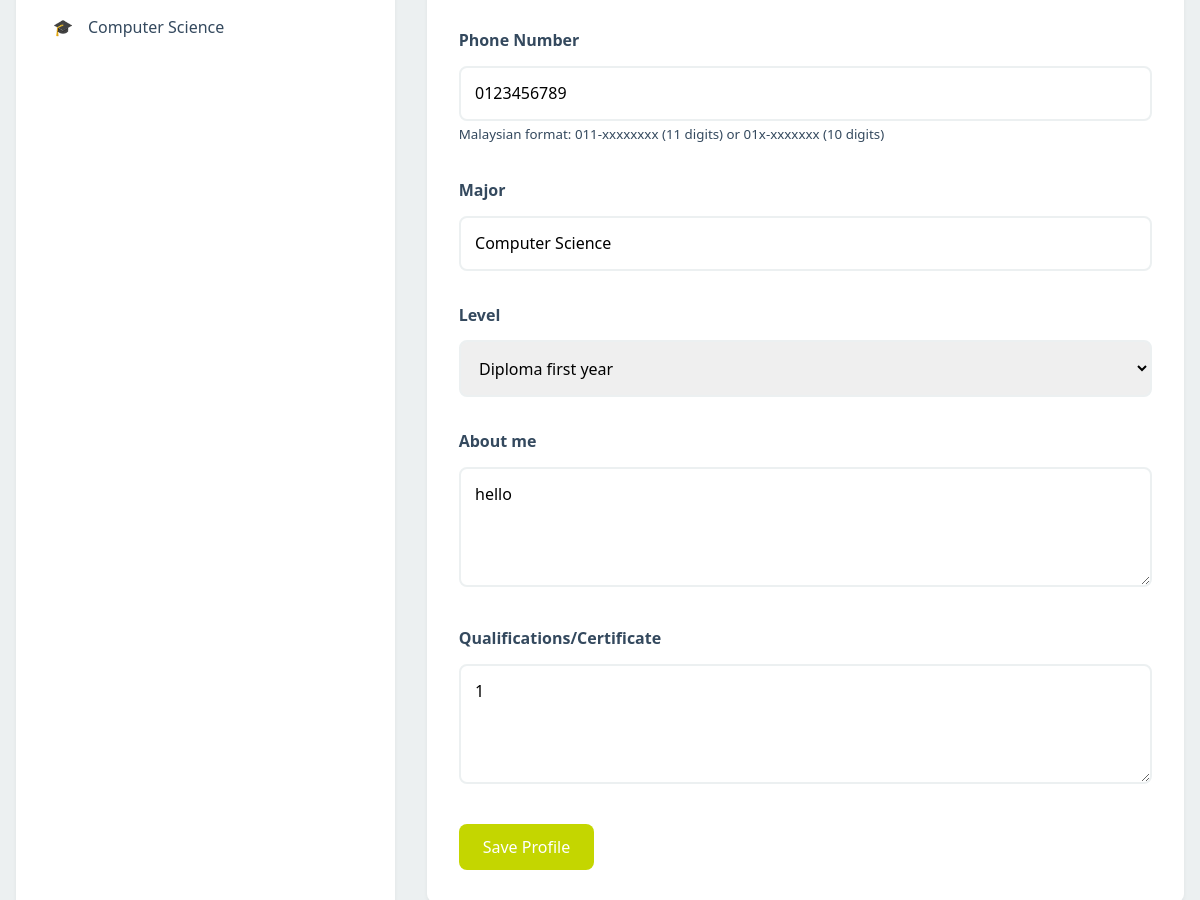
The app's page /tutor_profile.php (signed in, middle part), older data.
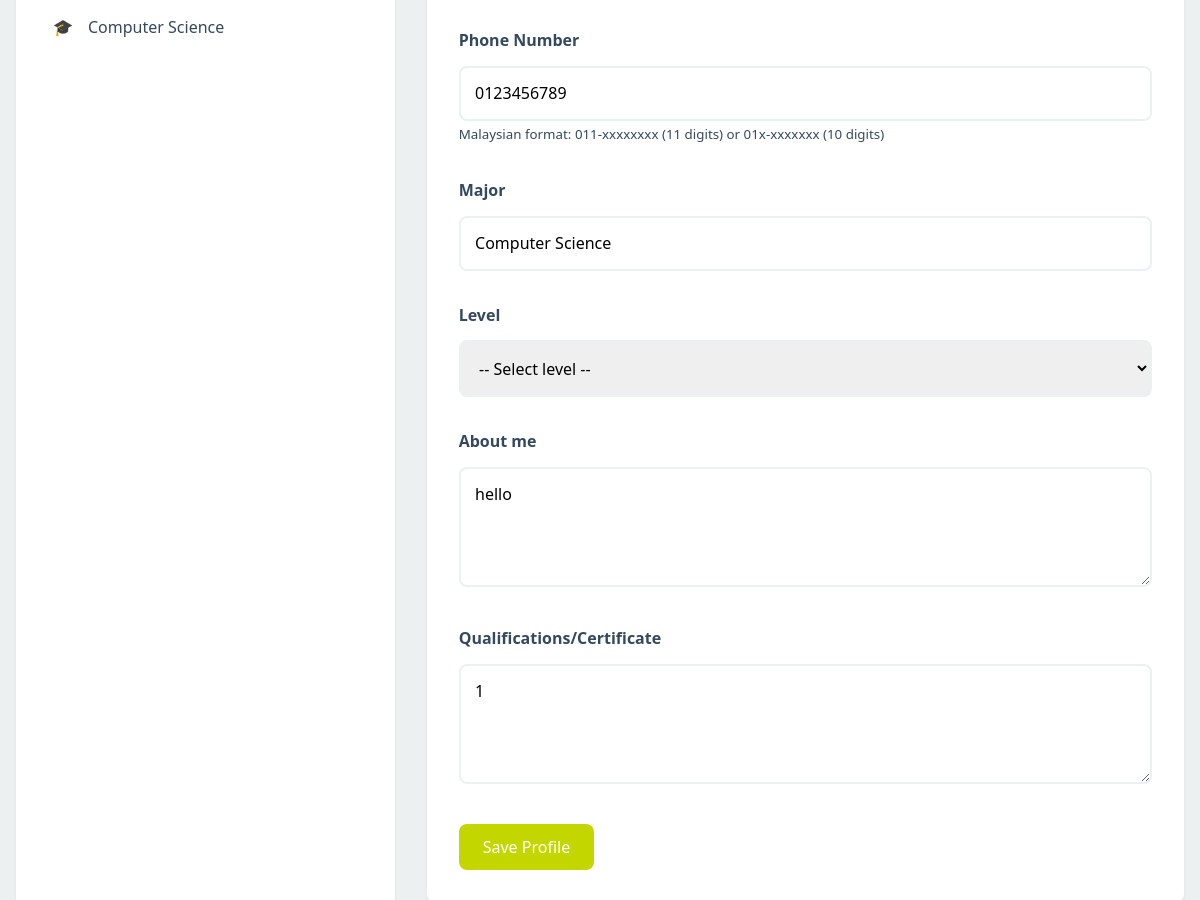
The same page, newer data.
### tables this page shows
CREATE TABLE `tutorprofile` (
  `user_id` int(11) NOT NULL,
  `major` varchar(100) DEFAULT NULL,
  `year` varchar(50) DEFAULT NULL,
  `bio` text DEFAULT NULL,
  `qualifications` text DEFAULT NULL,
  `is_verified` tinyint(1) DEFAULT 0,
  `rating` decimal(3,2) DEFAULT 0.00,
  `total_sessions` int(11) DEFAULT 0,
  `program` varchar(255) DEFAULT NULL,
  `status` varchar(50) DEFAULT NULL
);

### tutor_profile.php (the view, shortened to what this page needs)
<?php
require_once 'db_connection.php';
$user_id = $_SESSION['user_id'] ?? 0;
$user_query = "SELECT u.*, tp.major, tp.year, tp.bio, tp.qualifications, tp.is_verified, cf.file_path as cgpa_file
               FROM user u
               LEFT JOIN tutorprofile tp ON u.user_id = tp.user_id
               LEFT JOIN credential_file cf ON u.user_id = cf.user_id AND cf.file_type = 'cgpa'
               WHERE u.user_id = ?";
$stmt = $conn->prepare($user_query);
$stmt->bind_param("i", $user_id);
$stmt->execute();
$result = $stmt->get_result();
$user = $result->fetch_assoc();
$phone = $user['phone'] ?? '';
$major = $user['major'] ?? '';
$year = $user['year'] ?? '';
$bio = $user['bio'] ?? '';
$qualifications = $user['qualifications'] ?? '';
?>
<!DOCTYPE html>
<html lang="en">
<head>
    <link href="https://cdn.jsdelivr.net/npm/select2@4.1.0-rc.0/dist/css/select2.min.css" rel="stylesheet" />
</head>
<body>
    <?php include 'header/tut_head.php'; ?>
    <main>
        <div class="profile-container">
            <div class="profile-sidebar">
                <div class="profile-info">
                    <div class="info-item">
                        <div class="info-icon">🎓</div>
                        <div class="info-text"><?php echo $major ? htmlspecialchars($major) : 'Not Set'; ?></div>
                    </div>
                </div>
            </div>
            <div class="profile-content">
                <div class="profile-section">
                    <form action="" method="post" enctype="multipart/form-data">
                        <div class="form-group">
                            <label for="phone">Phone Number</label>
                            <input type="tel" class="form-control" id="phone" name="phone" value="<?php echo htmlspecialchars($phone); ?>">
                            <small class="form-text text-muted">Malaysian format: 011-xxxxxxxx (11 digits) or 01x-xxxxxxx (10 digits)</small>
                        </div>
                        <div class="form-group">
                            <label for="major">Major</label>
                            <input type="text" class="form-control" id="major" name="major" value="<?php echo htmlspecialchars($major); ?>">
                        </div>
                        <div class="form-group">
                            <label for="year">Level</label>
                            <select class="form-control" id="year" name="year">
                                <option value="" <?php echo $year == '' ? 'selected' : ''; ?>>-- Select level --</option>
                                <option value="Diploma first year" <?php echo $year == 'Diploma first year' ? 'selected' : ''; ?>>Diploma first year</option>
                            </select>
                        </div>
                        <div class="form-group">
                            <label for="bio">About me</label>
                            <textarea class="form-control" id="bio" name="bio" placeholder="Introduce yourself, including your teaching style, experience, etc."><?php echo htmlspecialchars($bio); ?></textarea>
                        </div>
                        <div class="form-group">
                            <label for="qualifications">Qualifications/Certificate</label>
                            <textarea class="form-control" id="qualifications" name="qualifications" placeholder="List your academic achievements, certifications, or relevant experience"><?php echo htmlspecialchars($qualifications); ?></textarea>
                        </div>
                        <button type="submit" class="btn">Save Profile</button>
                    </form>
                </div>
            </div>
        </div>
    </main>
</body>
</html>

Row changes from the older to the newer data that the page shows:
no longer on this page (row edited): tutorprofile: year "Diploma first year"
Text that changed along with them:
form field year: (not shown) → "-- Select level --"
